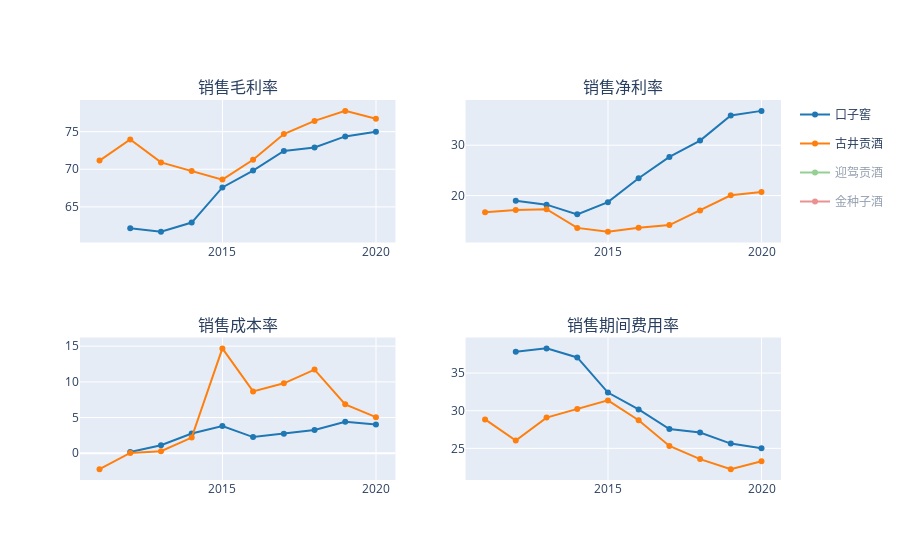

Source (notebook cell):
### Markdown cell above
## 核心利润

### Code cell
fig = make_subplots(2,2, subplot_titles=['销售毛利率','销售净利率','销售成本率','销售期间费用率',])

for i,k in enumerate(data_dfs.keys()):
    line_ = dict(color=DEFAULT_PLOTLY_COLORS[i])
    data_df = data_dfs[k]
    
    fig.append_trace(go.Scatter(x=data_df.index, y=data_df.grossprofit_margin,name=k,line=line_,legendgroup=k),1,1)
    fig.append_trace(go.Scatter(x=data_df.index, y=data_df.netprofit_margin,name=k,line=line_,legendgroup=k, showlegend=False),1,2)
    fig.append_trace(go.Scatter(x=data_df.index, y=data_df.gtj_to_oper,name=k,line=line_,legendgroup=k, showlegend=False),2,1)
    fig.append_trace(go.Scatter(x=data_df.index, y=data_df.cogs_of_sales,name=k,line=line_,legendgroup=k, showlegend=False),2,2)
    
fig.show()

### Figure 1 — Plotly figure (JSON) as saved in the notebook; plotly's stock layout.template omitted (floating-point values rounded to 4 significant figures)
{"data": [{"legendgroup": "口子窖", "line": {"color": "rgb(31, 119, 180)"}, "name": "口子窖", "type": "scatter", "x": ["2011-12-31", "2012-12-31", "2013-12-31", "2014-12-31", "2015-12-31", "2016-12-31", "2017-12-31", "2018-12-31", "2019-12-31"], "xaxis": "x", "y": [62.15, 61.72, 62.93, 67.59, 69.83, 72.44, 72.9, 74.37, 74.97], "yaxis": "y"}, {"legendgroup": "口子窖", "line": {"color": "rgb(31, 119, 180)"}, "name": "口子窖", "showlegend": false, "type": "scatter", "x": ["2011-12-31", "2012-12-31", "2013-12-31", "2014-12-31", "2015-12-31", "2016-12-31", "2017-12-31", "2018-12-31", "2019-12-31"], "xaxis": "x2", "y": [18.96, 18.19, 16.27, 18.69, 23.43, 27.68, 30.91, 35.9, 36.82], "yaxis": "y2"}, {"legendgroup": "口子窖", "line": {"color": "rgb(31, 119, 180)"}, "name": "口子窖", "showlegend": false, "type": "scatter", "x": ["2011-12-31", "2012-12-31", "2013-12-31", "2014-12-31", "2015-12-31", "2016-12-31", "2017-12-31", "2018-12-31", "2019-12-31"], "xaxis": "x3", "y": [0.1663, 1.125, 2.773, 3.813, 2.263, 2.737, 3.256, 4.414, 4.013], "yaxis": "y3"}, {"legendgroup": "口子窖", "line": {"color": "rgb(31, 119, 180)"}, "name": "口子窖", "showlegend": false, "type": "scatter", "x": ["2011-12-31", "2012-12-31", "2013-12-31", "2014-12-31", "2015-12-31", "2016-12-31", "2017-12-31", "2018-12-31", "2019-12-31"], "xaxis": "x4", "y": [37.85, 38.28, 37.07, 32.41, 30.17, 27.56, 27.1, 25.63, 25.03], "yaxis": "y4"}, {"legendgroup": "古井贡酒", "line": {"color": "rgb(255, 127, 14)"}, "name": "古井贡酒", "type": "scatter", "x": ["2010-12-31", "2011-12-31", "2012-12-31", "2013-12-31", "2014-12-31", "2015-12-31", "2016-12-31", "2017-12-31", "2018-12-31", "2019-12-31"], "xaxis": "x", "y": [71.15, 73.97, 70.91, 69.78, 68.63, 71.27, 74.68, 76.43, 77.76, 76.71], "yaxis": "y"}, {"legendgroup": "古井贡酒", "line": {"color": "rgb(255, 127, 14)"}, "name": "古井贡酒", "showlegend": false, "type": "scatter", "x": ["2010-12-31", "2011-12-31", "2012-12-31", "2013-12-31", "2014-12-31", "2015-12-31", "2016-12-31", "2017-12-31", "2018-12-31", "2019-12-31"], "xaxis": "x2", "y": [16.7, 17.12, 17.29, 13.58, 12.84, 13.62, 14.13, 17.01, 20.04, 20.71], "yaxis": "y2"}, {"legendgroup": "古井贡酒", "line": {"color": "rgb(255, 127, 14)"}, "name": "古井贡酒", "showlegend": false, "type": "scatter", "x": ["2010-12-31", "2011-12-31", "2012-12-31", "2013-12-31", "2014-12-31", "2015-12-31", "2016-12-31", "2017-12-31", "2018-12-31", "2019-12-31"], "xaxis": "x3", "y": [-2.226, 0.0353, 0.294, 2.194, 14.69, 8.666, 9.795, 11.72, 6.851, 5.057], "yaxis": "y3"}, {"legendgroup": "古井贡酒", "line": {"color": "rgb(255, 127, 14)"}, "name": "古井贡酒", "showlegend": false, "type": "scatter", "x": ["2010-12-31", "2011-12-31", "2012-12-31", "2013-12-31", "2014-12-31", "2015-12-31", "2016-12-31", "2017-12-31", "2018-12-31", "2019-12-31"], "xaxis": "x4", "y": [28.85, 26.03, 29.09, 30.22, 31.37, 28.73, 25.32, 23.57, 22.24, 23.29], "yaxis": "y4"}, {"legendgroup": "迎驾贡酒", "line": {"color": "rgb(44, 160, 44)"}, "name": "迎驾贡酒", "type": "scatter", "visible": "legendonly", "x": ["2011-12-31", "2012-12-31", "2013-12-31", "2014-12-31", "2015-12-31", "2016-12-31", "2017-12-31", "2018-12-31", "2019-12-31"], "xaxis": "x", "y": [78.88, 70.27, 67.93, 64.85, 64.57, 60.41, 50.72, 41.69, 46.67], "yaxis": "y"}, {"legendgroup": "迎驾贡酒", "line": {"color": "rgb(44, 160, 44)"}, "name": "迎驾贡酒", "showlegend": false, "type": "scatter", "visible": "legendonly", "x": ["2011-12-31", "2012-12-31", "2013-12-31", "2014-12-31", "2015-12-31", "2016-12-31", "2017-12-31", "2018-12-31", "2019-12-31"], "xaxis": "x2", "y": [28.42, 40.79, 40.35, 37.98, 35.35, 32.49, 18.92, 3.961, 11.54], "yaxis": "y2"}, {"legendgroup": "迎驾贡酒", "line": {"color": "rgb(44, 160, 44)"}, "name": "迎驾贡酒", "showlegend": false, "type": "scatter", "visible": "legendonly", "x": ["2011-12-31", "2012-12-31", "2013-12-31", "2014-12-31", "2015-12-31", "2016-12-31", "2017-12-31", "2018-12-31", "2019-12-31"], "xaxis": "x3", "y": [1.966, 3.284, 2.647, 2.226, 3.808, 2.949, 23.83, 1299.0, 33.33], "yaxis": "y3"}, {"legendgroup": "迎驾贡酒", "line": {"color": "rgb(44, 160, 44)"}, "name": "迎驾贡酒", "showlegend": false, "type": "scatter", "visible": "legendonly", "x": ["2011-12-31", "2012-12-31", "2013-12-31", "2014-12-31", "2015-12-31", "2016-12-31", "2017-12-31", "2018-12-31", "2019-12-31"], "xaxis": "x4", "y": [21.12, 29.73, 32.07, 35.15, 35.43, 39.59, 49.28, 58.31, 53.33], "yaxis": "y4"}, {"legendgroup": "金种子酒", "line": {"color": "rgb(214, 39, 40)"}, "name": "金种子酒", "type": "scatter", "visible": "legendonly", "x": ["2010-12-31", "2011-12-31", "2012-12-31", "2013-12-31", "2014-12-31", "2015-12-31", "2016-12-31", "2017-12-31", "2018-12-31", "2019-12-31"], "xaxis": "x", "y": [42.15, 60.7, 64.88, 66.04, 62.35, 59.58, 55.26, 52.75, 51.25, 37.87], "yaxis": "y"}, {"legendgroup": "金种子酒", "line": {"color": "rgb(214, 39, 40)"}, "name": "金种子酒", "showlegend": false, "type": "scatter", "visible": "legendonly", "x": ["2010-12-31", "2011-12-31", "2012-12-31", "2013-12-31", "2014-12-31", "2015-12-31", "2016-12-31", "2017-12-31", "2018-12-31", "2019-12-31"], "xaxis": "x2", "y": [12.25, 20.73, 24.47, 6.422, 4.269, 3.03, 1.222, 0.7101, 7.817, -22.29], "yaxis": "y2"}, {"legendgroup": "金种子酒", "line": {"color": "rgb(214, 39, 40)"}, "name": "金种子酒", "showlegend": false, "type": "scatter", "visible": "legendonly", "x": ["2010-12-31", "2011-12-31", "2012-12-31", "2013-12-31", "2014-12-31", "2015-12-31", "2016-12-31", "2017-12-31", "2018-12-31", "2019-12-31"], "xaxis": "x3", "y": [15.87, -3.171, 0.4805, 6.565, 36.36, 79.93, 78.37, 11.56, 5.005, 10.88], "yaxis": "y3"}, {"legendgroup": "金种子酒", "line": {"color": "rgb(214, 39, 40)"}, "name": "金种子酒", "showlegend": false, "type": "scatter", "visible": "legendonly", "x": ["2010-12-31", "2011-12-31", "2012-12-31", "2013-12-31", "2014-12-31", "2015-12-31", "2016-12-31", "2017-12-31", "2018-12-31", "2019-12-31"], "xaxis": "x4", "y": [57.85, 39.3, 35.12, 33.96, 37.65, 40.42, 44.74, 47.25, 48.75, 62.13], "yaxis": "y4"}], "layout": {"annotations": [{"font": {"size": 16}, "showarrow": false, "text": "销售毛利率", "x": 0.225, "xanchor": "center", "xref": "paper", "y": 1, "yanchor": "bottom", "yref": "paper"}, {"font": {"size": 16}, "showarrow": false, "text": "销售净利率", "x": 0.775, "xanchor": "center", "xref": "paper", "y": 1, "yanchor": "bottom", "yref": "paper"}, {"font": {"size": 16}, "showarrow": false, "text": "销售成本率", "x": 0.225, "xanchor": "center", "xref": "paper", "y": 0.375, "yanchor": "bottom", "yref": "paper"}, {"font": {"size": 16}, "showarrow": false, "text": "销售期间费用率", "x": 0.775, "xanchor": "center", "xref": "paper", "y": 0.375, "yanchor": "bottom", "yref": "paper"}], "autosize": true, "xaxis": {"anchor": "y", "autorange": true, "domain": [0, 0.45], "range": ["2010-06-02 03:32:42.8503", "2020-07-29 20:27:17.1497"], "type": "date"}, "xaxis2": {"anchor": "y2", "autorange": true, "domain": [0.55, 1], "range": ["2010-06-02 03:32:42.8503", "2020-07-29 20:27:17.1497"], "type": "date"}, "xaxis3": {"anchor": "y3", "autorange": true, "domain": [0, 0.45], "range": ["2010-06-02 03:32:42.8503", "2020-07-29 20:27:17.1497"], "type": "date"}, "xaxis4": {"anchor": "y4", "autorange": true, "domain": [0.55, 1], "range": ["2010-06-02 03:32:42.8503", "2020-07-29 20:27:17.1497"], "type": "date"}, "yaxis": {"anchor": "x", "autorange": true, "domain": [0.625, 1], "range": [60.03, 79.45], "type": "linear"}, "yaxis2": {"anchor": "x2", "autorange": true, "domain": [0.625, 1], "range": [10.31, 39.35], "type": "linear"}, "yaxis3": {"anchor": "x3", "autorange": true, "domain": [0, 0.375], "range": [-4.009, 16.48], "type": "linear"}, "yaxis4": {"anchor": "x4", "autorange": true, "domain": [0, 0.375], "range": [20.55, 39.97], "type": "linear"}}}
